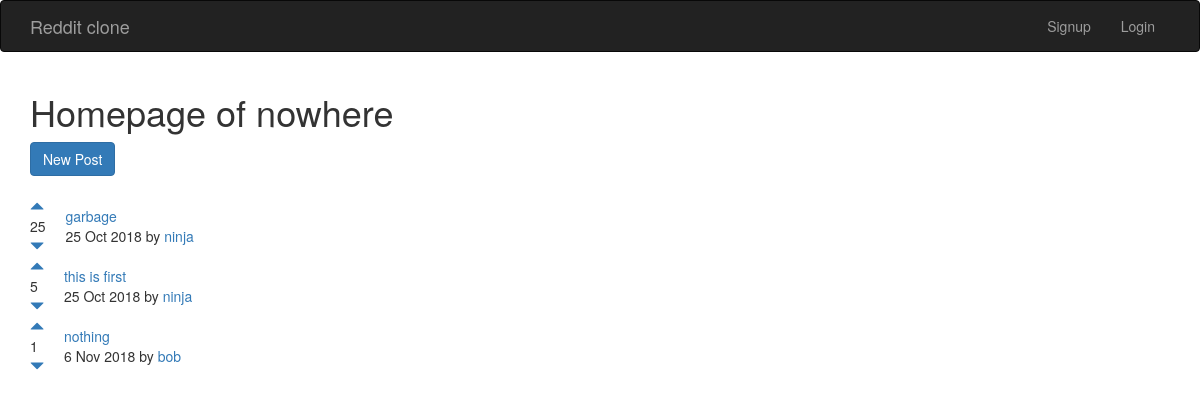
The page / on the database its author committed.
### posts/models.py (models this page shows, shortened)
class Post(models.Model):
    title = models.CharField(max_length=200)
    url = models.TextField()
    pub_date = models.DateTimeField()
    author = models.ForeignKey(User, on_delete=models.CASCADE)
    votes_total = models.IntegerField(default=1)
    def date_style(self):
        return self.pub_date.strftime("%e %b %Y")

### posts/views.py (the view)
# urls.py: 2. Add a URL to urlpatterns:  url(r'^$', views.home, name='home')
def home(request):
    posts = Post.objects.order_by('-votes_total')
    return render(request, 'posts/home.html', {'posts': posts})

### posts/templates/posts/home.html (shortened to what this page needs)
{% extends 'base.html' %}
{% block content %}
<h1>Homepage of nowhere</h1>
    <a class="btn btn-primary" href="{% url 'posts:create'%}">New Post</a>
<br/>
<br/>
{% for post in posts.all %}
<table>
    <tr>
        <td style="padding-right:20px;"><a href="#" onClick="document.getElementById('upvote {{ post.id }}').submit()">
            <span class="glyphicon glyphicon-triangle-top" aria-hidden="true"></span></a>
            <br/>{{ post.votes_total }}<br/>
            <a href="#" onClick="document.getElementById('downvote {{ post.id }}').submit()">
                <span class="glyphicon glyphicon-triangle-bottom" aria-hidden="true"></span></a></td>
        <td><a href="{{ post.url }}">{{ post.title }}</a><br/>{{ post.date_style }} by <a href="{% url 'posts:post_by' post.author.id %}">{{ post.author.username }}</a></td>
    </tr>
</table>
{% endfor %}
{% endblock %}

### templates/base.html (shortened to what this page needs)
<!DOCTYPE html>
<html lang="en">
  <head>
    <link rel="stylesheet" href="https://maxcdn.bootstrapcdn.com/bootstrap/3.3.7/css/bootstrap.min.css">
  </head>
  <body>
  <nav class="navbar navbar-inverse">
      <div class="container">
        <div class="navbar-header">
          <a class="navbar-brand" href="{% url 'home' %}">Reddit clone</a>
    </div>
      <div class="collapse navbar-collapse" id="mynav">
        <ul class="nav navbar-nav navbar-right">
            {% if user.is_authenticated %}
            <li><a href="#" onClick="document.getElementById('logout').submit()">Logout</a></li>
            <form id="logout" method="POST" action="{% url 'accounts:logout'%}" >
                {% csrf_token %}
                <input type="hidden">
            </form>
            {% else %}
            <li><a href="{% url 'accounts:signup' %}">Signup</a></li>
            <li><a href="{% url 'accounts:login' %}">Login</a></li>
            {% endif%}
        </ul>
      </div>
    </div>
  </nav>
     <div class="container">
        {% block content %}
        {% endblock %}
     </div>
  </body>
</html>

### rows shown on the page
Post: votes_total "25", title "garbage", date_style "25 Oct 2018", author.username "ninja"
Post: votes_total "5", title "this is first", date_style "25 Oct 2018", author.username "ninja"
Post: votes_total "1", title "nothing", date_style "6 Nov 2018", author.username "bob"
